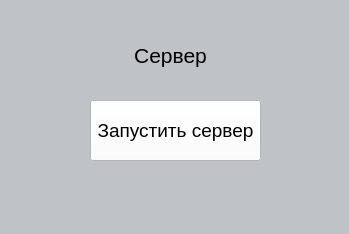
<?xml version="1.0" encoding="UTF-8"?>
<ui version="4.0">
 <class>Server</class>
 <widget class="QMainWindow" name="Server">
  <property name="geometry">
   <rect>
    <x>0</x>
    <y>0</y>
    <width>349</width>
    <height>234</height>
   </rect>
  </property>
  <property name="sizePolicy">
   <sizepolicy hsizetype="Minimum" vsizetype="Minimum">
    <horstretch>0</horstretch>
    <verstretch>0</verstretch>
   </sizepolicy>
  </property>
  <property name="minimumSize">
   <size>
    <width>349</width>
    <height>234</height>
   </size>
  </property>
  <property name="maximumSize">
   <size>
    <width>349</width>
    <height>234</height>
   </size>
  </property>
  <property name="windowTitle">
   <string>Server</string>
  </property>
  <property name="windowIcon">
   <iconset resource="server_logo.qrc">
    <normaloff>:/new/prefix1/pictures/server.png</normaloff>:/new/prefix1/pictures/server.png</iconset>
  </property>
  <property name="styleSheet">
   <string notr="true">background-color: rgb(191, 194, 198)</string>
  </property>
  <widget class="QWidget" name="centralwidget">
   <widget class="QLabel" name="label">
    <property name="geometry">
     <rect>
      <x>30</x>
      <y>100</y>
      <width>51</width>
      <height>51</height>
     </rect>
    </property>
    <property name="font">
     <font>
      <pointsize>18</pointsize>
     </font>
    </property>
    <property name="text">
     <string/>
    </property>
    <property name="pixmap">
     <pixmap resource="server_logo.qrc">:/new/prefix1/pictures/server.png</pixmap>
    </property>
    <property name="scaledContents">
     <bool>true</bool>
    </property>
   </widget>
   <widget class="QPushButton" name="pushButton">
    <property name="geometry">
     <rect>
      <x>90</x>
      <y>100</y>
      <width>171</width>
      <height>61</height>
     </rect>
    </property>
    <property name="font">
     <font>
      <pointsize>14</pointsize>
     </font>
    </property>
    <property name="styleSheet">
     <string notr="true">background-color: rgb(255, 255, 255)</string>
    </property>
    <property name="text">
     <string>Запустить сервер</string>
    </property>
   </widget>
   <widget class="QLabel" name="label_2">
    <property name="geometry">
     <rect>
      <x>120</x>
      <y>40</y>
      <width>101</width>
      <height>31</height>
     </rect>
    </property>
    <property name="font">
     <font>
      <pointsize>16</pointsize>
     </font>
    </property>
    <property name="text">
     <string>Сервер</string>
    </property>
    <property name="alignment">
     <set>Qt::AlignCenter</set>
    </property>
   </widget>
   <widget class="QLabel" name="label_3">
    <property name="geometry">
     <rect>
      <x>270</x>
      <y>100</y>
      <width>51</width>
      <height>51</height>
     </rect>
    </property>
    <property name="font">
     <font>
      <pointsize>18</pointsize>
     </font>
    </property>
    <property name="text">
     <string/>
    </property>
    <property name="pixmap">
     <pixmap resource="server_logo.qrc">:/new/prefix1/pictures/server.png</pixmap>
    </property>
    <property name="scaledContents">
     <bool>true</bool>
    </property>
   </widget>
  </widget>
  <widget class="QMenuBar" name="menubar">
   <property name="geometry">
    <rect>
     <x>0</x>
     <y>0</y>
     <width>349</width>
     <height>22</height>
    </rect>
   </property>
  </widget>
  <widget class="QStatusBar" name="statusbar"/>
 </widget>
 <resources>
  <include location="server_logo.qrc"/>
 </resources>
 <connections>
  <connection>
   <sender>pushButton</sender>
   <signal>clicked()</signal>
   <receiver>Server</receiver>
   <slot>startServer()</slot>
   <hints>
    <hint type="sourcelabel">
     <x>206</x>
     <y>150</y>
    </hint>
    <hint type="destinationlabel">
     <x>263</x>
     <y>204</y>
    </hint>
   </hints>
  </connection>
 </connections>
 <slots>
  <slot>startServer()</slot>
 </slots>
</ui>
